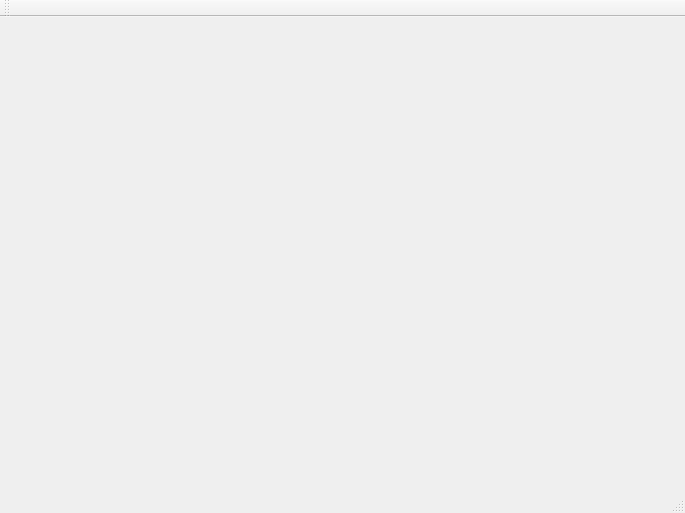
<?xml version="1.0" encoding="UTF-8"?>
<ui version="4.0">
 <class>MainWindow</class>
 <widget class="QMainWindow" name="MainWindow">
  <property name="geometry">
   <rect>
    <x>0</x>
    <y>0</y>
    <width>685</width>
    <height>513</height>
   </rect>
  </property>
  <property name="windowTitle">
   <string>MainWindow</string>
  </property>
  <widget class="QWidget" name="centralWidget">
   <layout class="QHBoxLayout" name="horizontalLayout">
    <item>
     <widget class="BreatheEffect" name="widget" native="true">
      <property name="sizePolicy">
       <sizepolicy hsizetype="Expanding" vsizetype="Expanding">
        <horstretch>0</horstretch>
        <verstretch>0</verstretch>
       </sizepolicy>
      </property>
     </widget>
    </item>
   </layout>
  </widget>
  <widget class="QMenuBar" name="menuBar">
   <property name="geometry">
    <rect>
     <x>0</x>
     <y>0</y>
     <width>685</width>
     <height>26</height>
    </rect>
   </property>
  </widget>
  <widget class="QToolBar" name="mainToolBar">
   <attribute name="toolBarArea">
    <enum>TopToolBarArea</enum>
   </attribute>
   <attribute name="toolBarBreak">
    <bool>false</bool>
   </attribute>
  </widget>
  <widget class="QStatusBar" name="statusBar"/>
 </widget>
 <layoutdefault spacing="6" margin="11"/>
 <customwidgets>
  <customwidget>
   <class>BreatheEffect</class>
   <extends>QWidget</extends>
   <header>breatheeffect.h</header>
   <container>1</container>
  </customwidget>
 </customwidgets>
 <resources/>
 <connections/>
</ui>
